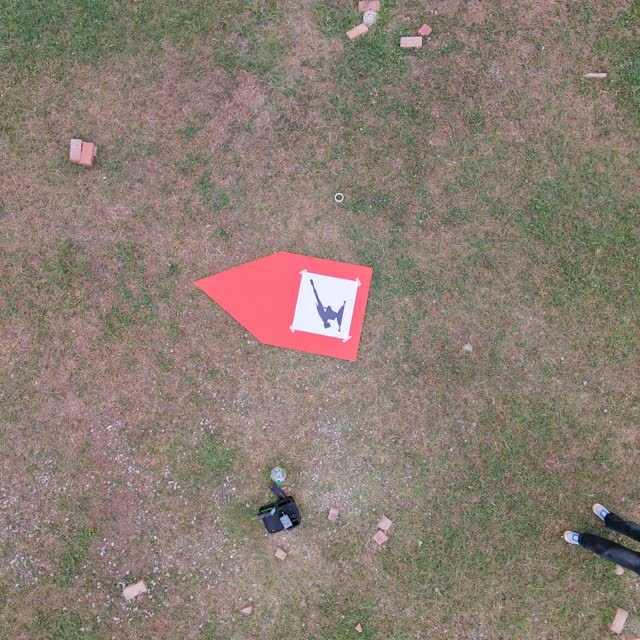
#> input picture datasets/val/images/Anti-Aircraft-Gun_001.jpg, 640 x 640 px, found by its file name; its folder holds only this picture in this run
$ python trans.py
#> lines starting #> are read from the running program, lines starting #| are printed output that depends on the picture; after the words box and inside, x2 and y2 are one past the last pixel; in counts of white or black regions, pixels touching at a corner belong together
# 生成一段代码，获取特定目录下的图片，并生成对应的标签文件到特定的目录下，标签文件的格式为class_id center_x center_y width height
# #class_id：类别 ID（从 0 开始）
# center_x, center_y：边界框中心点的归一化坐标（0-1）
# width, height：边界框的归一化宽度和高度（0-1）
import cv2
import numpy as np
import os

class_lib = ["digit_01","digit_02","digit_03","digit_04","digit_05","digit_06","digit_07","digit_08","digit_09","digit_10","digit_11","digit_12","digit_13","digit_14","digit_15","digit_16","digit_17","digit_18","digit_19","digit_20","digit_21","digit_22","digit_23","digit_24","digit_25","digit_26","digit_27","digit_28","digit_29","digit_30","digit_31","digit_32","digit_33","digit_34","digit_35","digit_36","digit_37","digit_38","digit_39","digit_40","digit_41","digit_42","digit_43","digit_44","digit_45","digit_46","digit_47","digit_48","digit_49","digit_50","digit_51","digit_52","digit_53","digit_54","digit_55","digit_56","digit_57","digit_58","digit_59","digit_60","digit_61","digit_62","digit_63","digit_64","digit_65","digit_66","digit_67","digit_68","digit_69","digit_70","digit_71","digit_72","digit_73","digit_74","digit_75","digit_76","digit_77","digit_78","digit_79","digit_80","digit_81","digit_82","digit_83","digit_84","digit_85","digit_86","digit_87","digit_88","digit_89","digit_90","digit_91","digit_92","digit_93","digit_94","digit_95","digit_96","digit_97","digit_98","digit_99","Rotary-Wing", "Anti-Aircraft-Gun", "Fixed-Wing", "Bomber", "Rocket-Soldier", "Machine-Gunner", "Truck", "Tank", "Transport-Plane", "Fighter-Jet", "Reconnaissance-Plane", "Helicopter"]

def get_target_bbox(img_path):

    img = cv2.imread(img_path)
#> img is the input picture: shape (640, 640, 3); mean B, G, R 114.5, 125.3, 138.5

    if img is None:
        return None

    # 已统一为640×640
    IMG_SIZE = 640

    hsv = cv2.cvtColor(img, cv2.COLOR_BGR2HSV)
#> hsv: shape (640, 640, 3); mean H, S, V 29.3, 47.6, 140

    # 红色HSV范围
    lower_red1 = np.array([0, 80, 80])
    upper_red1 = np.array([15, 255, 255])

    lower_red2 = np.array([160, 80, 80])
    upper_red2 = np.array([180, 255, 255])

    mask1 = cv2.inRange(hsv, lower_red1, upper_red1)
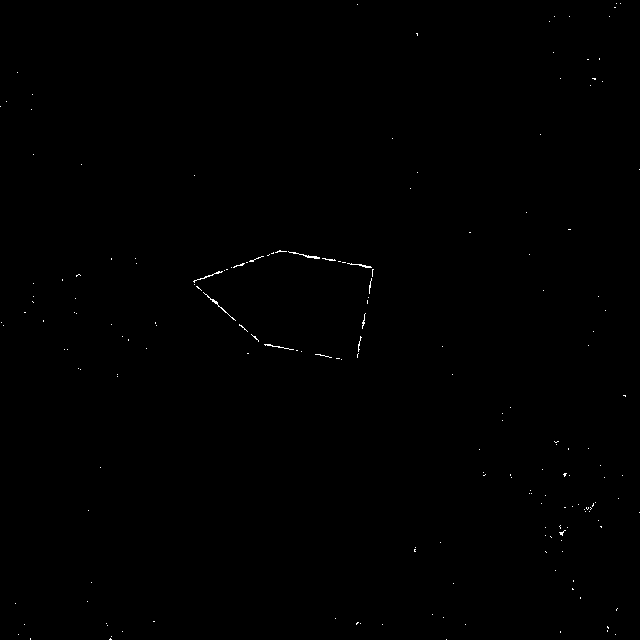
#> mask1: shape (640, 640); 0.18% white in thin lines or dots
    mask2 = cv2.inRange(hsv, lower_red2, upper_red2)
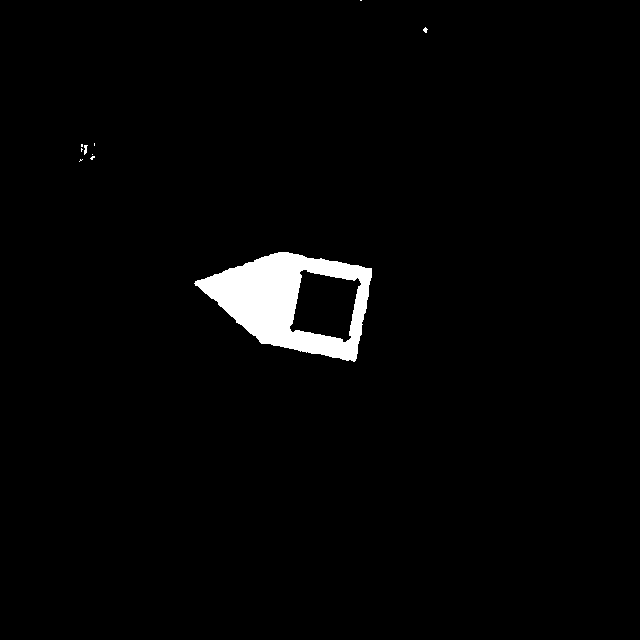
#> mask2: shape (640, 640); 2.3% white; 10 white regions (8 under 20 px), largest, box (x1, y1, x2, y2) and area: (194, 252, 372, 362) 9272, (84, 145, 88, 155) 26

    mask = cv2.bitwise_or(mask1, mask2)
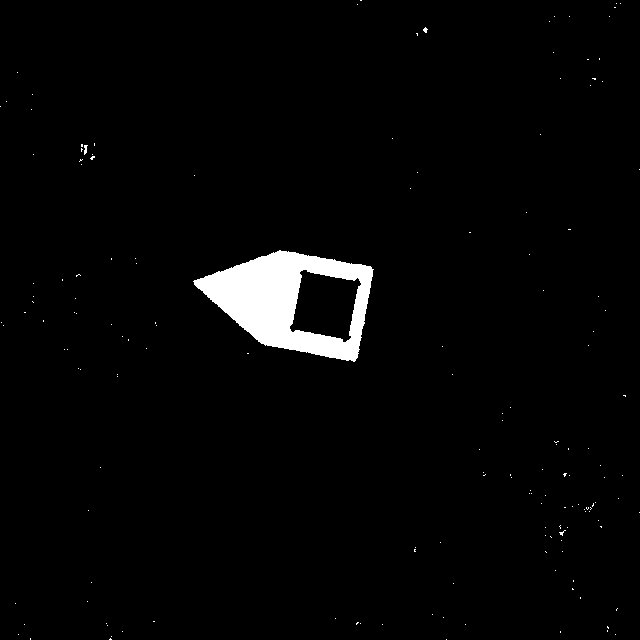
#> mask: shape (640, 640); 2.5% white; 160 white regions (158 under 20 px), largest, box (x1, y1, x2, y2) and area: (193, 250, 374, 362) 9740, (84, 145, 88, 155) 26

    # 去噪
    kernel = np.ones((5, 5), np.uint8)

    mask = cv2.morphologyEx(
        mask,
        cv2.MORPH_OPEN,
        kernel
    )
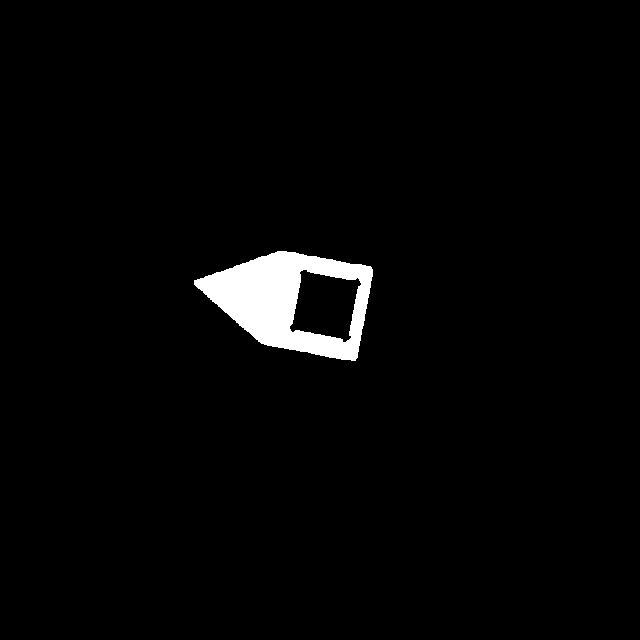
#> mask: shape (640, 640); 2.4% white; 1 white region, box (x1, y1, x2, y2) and area: (194, 251, 373, 361) 9711

    mask = cv2.morphologyEx(
        mask,
        cv2.MORPH_CLOSE,
        kernel
    )
#> mask: shape (640, 640); 2.4% white; 1 white region

    contours, _ = cv2.findContours(
        mask,
        cv2.RETR_EXTERNAL,
        cv2.CHAIN_APPROX_SIMPLE
    )
#> contours = 1 contour; box (x1, y1, x2, y2) and area: (194, 251, 373, 361) 12924

    if len(contours) == 0:
        return None

    center_x = IMG_SIZE / 2
    center_y = IMG_SIZE / 2

    best_contour = None
    best_score = float("inf")

    for cnt in contours:

        area = cv2.contourArea(cnt)

        if area < 100:
            continue

        x, y, w, h = cv2.boundingRect(cnt)

        cx = x + w / 2
        cy = y + h / 2

        # 优先选择靠近中心的红色目标
        dist = np.sqrt(
            (cx - center_x) ** 2 +
            (cy - center_y) ** 2
        )

        if dist < best_score:
            best_score = dist
            best_contour = cnt
#> this loop made 1 pass
#> (area, x, y, w, h, cx, cy, dist) on pass 1: (12924, 194, 251, 179, 110, 283.5, 306, 39.09)
#> after the loop, best_contour = contour of 201 points, box (x1, y1, x2, y2) (194, 251, 373, 361), area 12924; best_score = 39.09

    if best_contour is None:
        return None

    x, y, w, h = cv2.boundingRect(best_contour)

    # YOLO格式
    cx = (x + w / 2) / IMG_SIZE
#> cx = 0.443
    cy = (y + h / 2) / IMG_SIZE
#> cy = 0.478

    nw = w / IMG_SIZE
#> nw = 0.28
    nh = h / IMG_SIZE
#> nh = 0.172

    return cx, cy, nw, nh


if __name__ == "__main__":

    image_dir = r"C:\Users\86138\Desktop\yolo\datasets\val\images"
    label_dir = r"C:\Users\86138\Desktop\yolo\datasets\val\labels"

    os.makedirs(label_dir, exist_ok=True)

    for files in os.listdir(image_dir):

        if not files.lower().endswith((".jpg", ".jpeg", ".png")):
            continue

        img_path = os.path.join(image_dir, files)

        result = get_target_bbox(img_path)
#> result = (0.443, 0.478, 0.28, 0.172)

        class_name = files.split("_")[0]

        if class_name not in class_lib:
            continue

        class_id = class_lib.index(class_name)

        label_path = os.path.join(
            label_dir,
            os.path.splitext(files)[0] + ".txt"
        )

        with open(label_path, "w") as f:

            if result is not None:

                cx, cy, nw, nh = result
#> cx = 0.443; cy = 0.478; nw = 0.28; nh = 0.172

                f.write(f"{class_id} {cx:.6f} {cy:.6f} {nw:.6f} {nh:.6f}\n")

$ run again, on datasets/val/images/Anti-Aircraft-Gun_003.jpg
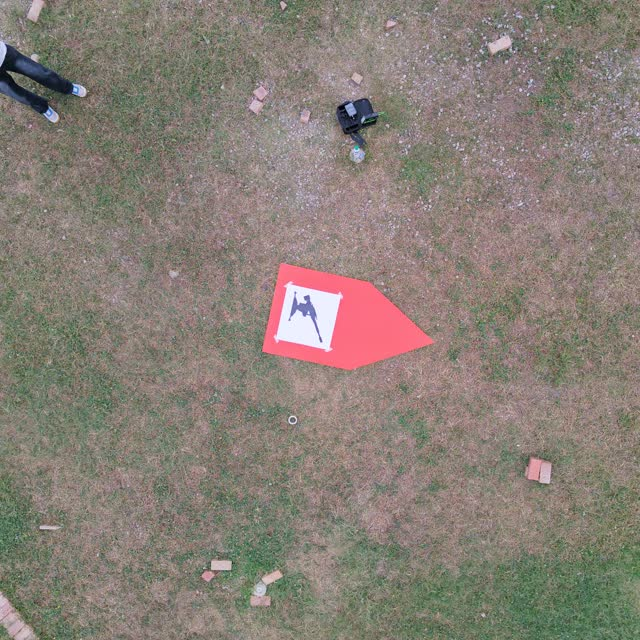
#> input picture datasets/val/images/Anti-Aircraft-Gun_003.jpg, 640 x 640 px, found by its file name
#> in get_target_bbox, img is the input picture: shape (640, 640, 3); mean B, G, R 118.1, 127, 136.1
#> hsv: shape (640, 640, 3); mean H, S, V 37.7, 39.8, 138.9
#> mask1: shape (640, 640); 0.08% white in thin lines or dots, all inside (x1, y1, x2, y2) = (60, 117, 638, 574)
#> mask2: shape (640, 640); 2.1% white; 7 white regions (6 under 20 px), largest, box (x1, y1, x2, y2) and area: (262, 263, 434, 370) 8673
#> in get_target_bbox, `mask = cv2.bitwise_or(mask1, mask2)`:
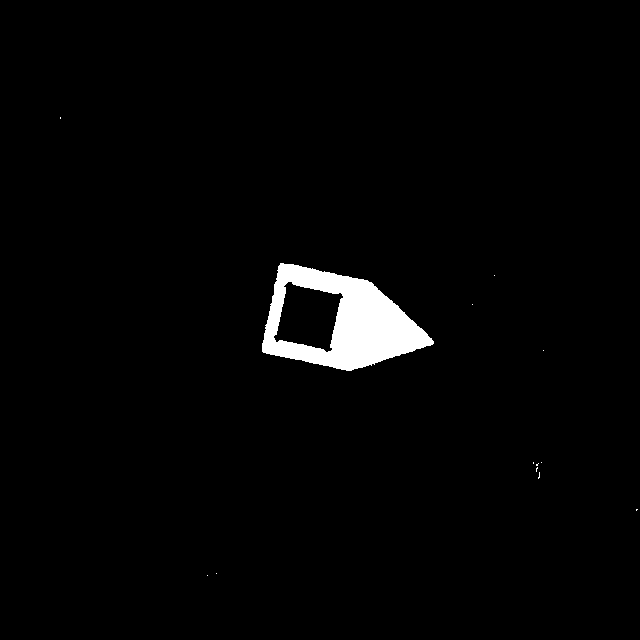
#> mask: shape (640, 640); 2.2% white; 13 white regions (12 under 20 px), largest, box (x1, y1, x2, y2) and area: (262, 263, 434, 371) 8983
#> contours = 1 contour; box (x1, y1, x2, y2) and area: (262, 264, 433, 371) 11892
#> the loop in get_target_bbox, `for cnt in contours: ` made 1 pass
#> (area, x, y, w, h, cx, cy, dist) on pass 1: (11891.5, 262, 264, 171, 107, 347.5, 317.5, 27.61)
#> after the loop in get_target_bbox, `for cnt in contours:`: best_contour = contour of 189 points, box (x1, y1, x2, y2) (262, 264, 433, 371), area 11892; best_score = 27.61
#> in get_target_bbox, `cx = (x + w / 2) / IMG_SIZE`: cx = 0.543
#> in get_target_bbox, `cy = (y + h / 2) / IMG_SIZE`: cy = 0.496
#> in get_target_bbox, `nw = w / IMG_SIZE`: nw = 0.267
#> in get_target_bbox, `nh = h / IMG_SIZE`: nh = 0.167
#> result = (0.543, 0.496, 0.267, 0.167)
#> `cx, cy, nw, nh = result`: cx = 0.543; cy = 0.496; nw = 0.267; nh = 0.167
